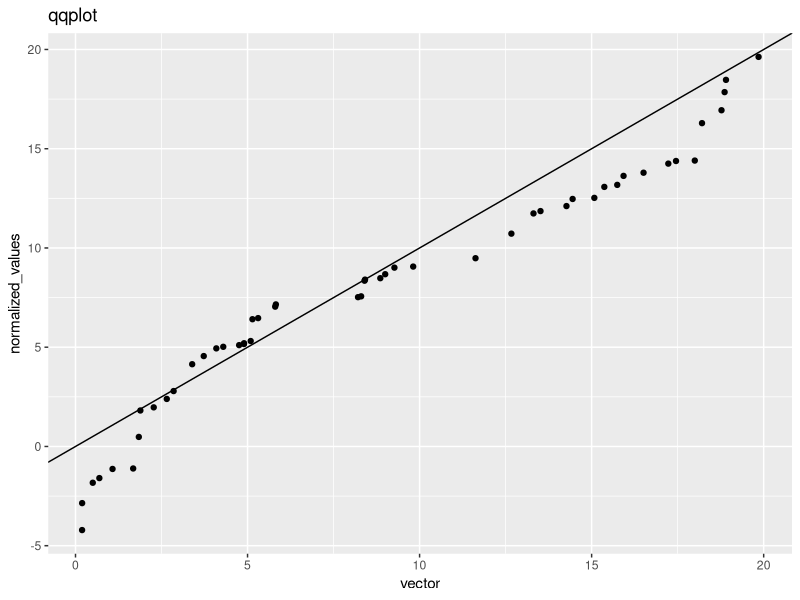
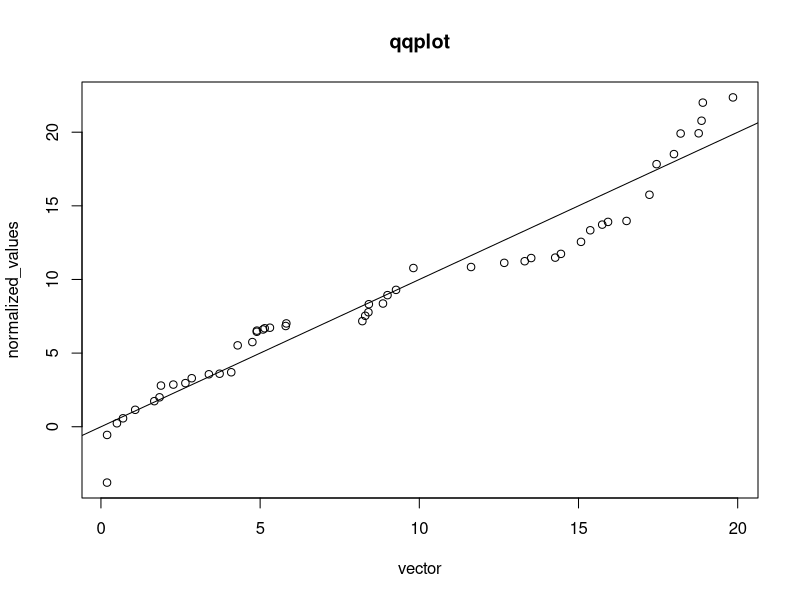

Generate these figures, in order, with R:
## ---- chunk 1
knitr::opts_chunk$set(warning = FALSE, message = FALSE) 
library(tidyverse)
## ---- chunk 2
qqcreatetidy <- function(x) {
  normalized_values <- sort(rnorm(length(x), mean = mean(x), sd = sd(x))) 
  # Create a sorted vector of random normally distributed values with the mean and sd of the inputted vector
  vector <- sort(x)
  df <- data.frame(vector, normalized_values)
  # since both vectors are sorted, having them put together in a dataframe will match the values from low to high.
  
  plt <- df %>%
    ggplot(aes(vector, normalized_values)) +
    geom_point() +
    geom_abline(intercept = 0, slope = 1) +
    ggtitle("qqplot")
  # Create a scatterplot with a line y = x. 
  
  return(plt)
}
## ---- chunk 3
qqcreatebase <- function(x) {
  normalized_values <- sort(rnorm(length(x), mean = mean(x), sd = sd(x))) 
  # Create a sorted vector of random normally distributed values with the mean and sd of the inputted vector
  vector <- sort(x)
  
  plt <- plot(vector, normalized_values)
  #with plot, can directly insert our respective x and y values
  
  abline(a = 0, b = 1)
  # add a y = x line
  
  title("qqplot")
  return(plt)
}
## ---- chunk 4

#tidy test
x <- runif(n = 50, min = 0, max = 20) #creating random non-normal test numerical vector

my_qq_plot_tidy <- qqcreatetidy(x)

my_qq_plot_tidy

#base test 

my_qq_plot_base <- qqcreatebase(x)
